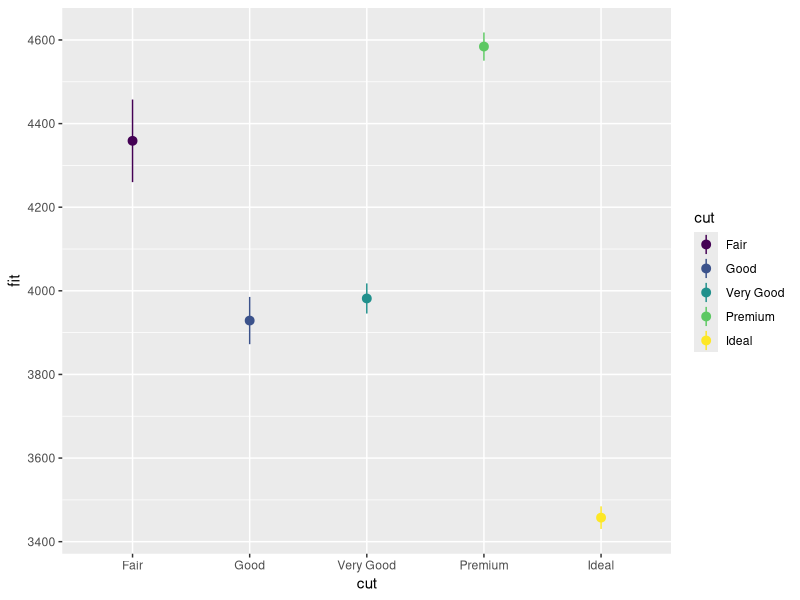
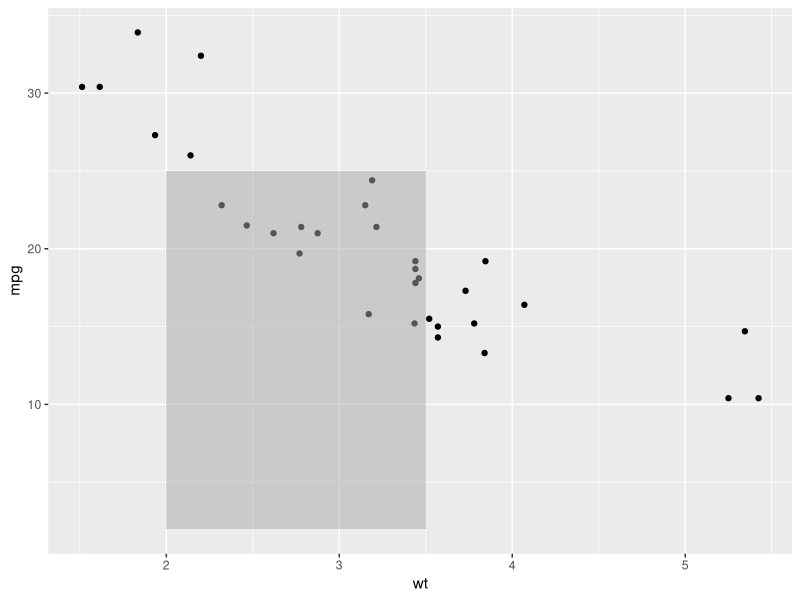
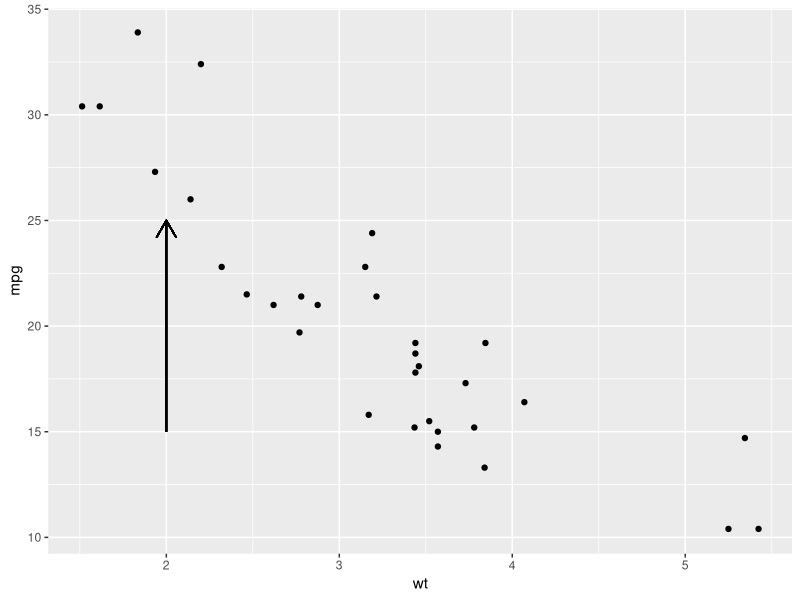
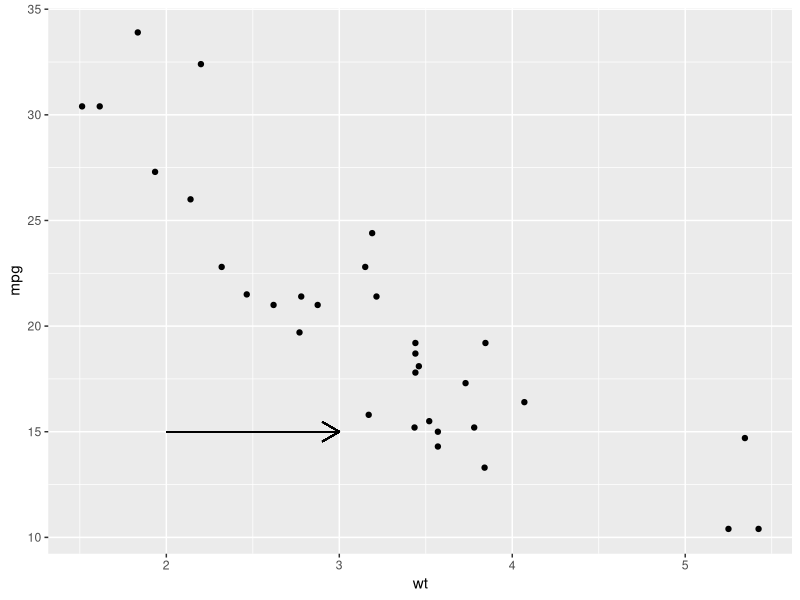
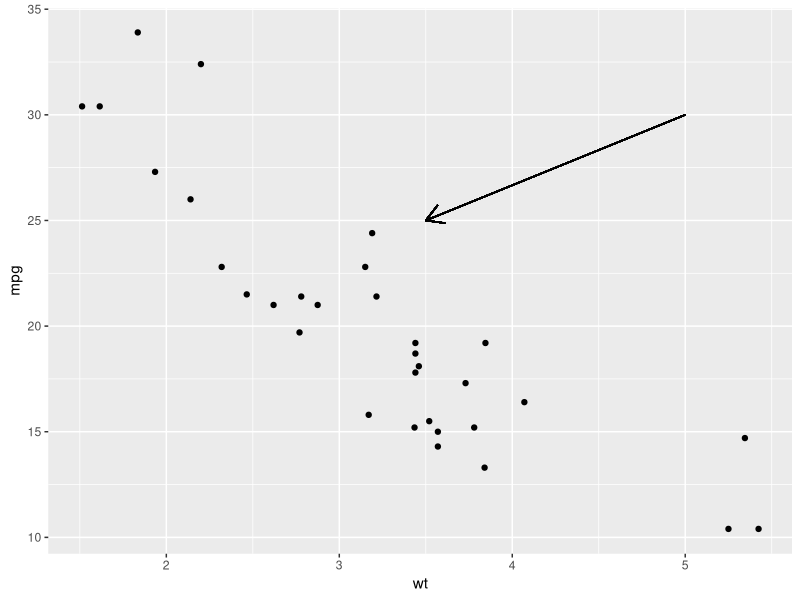
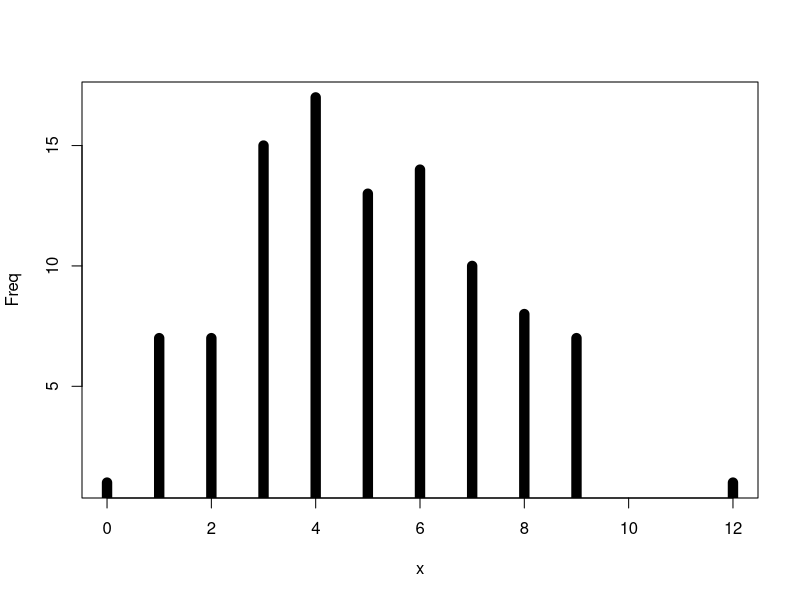
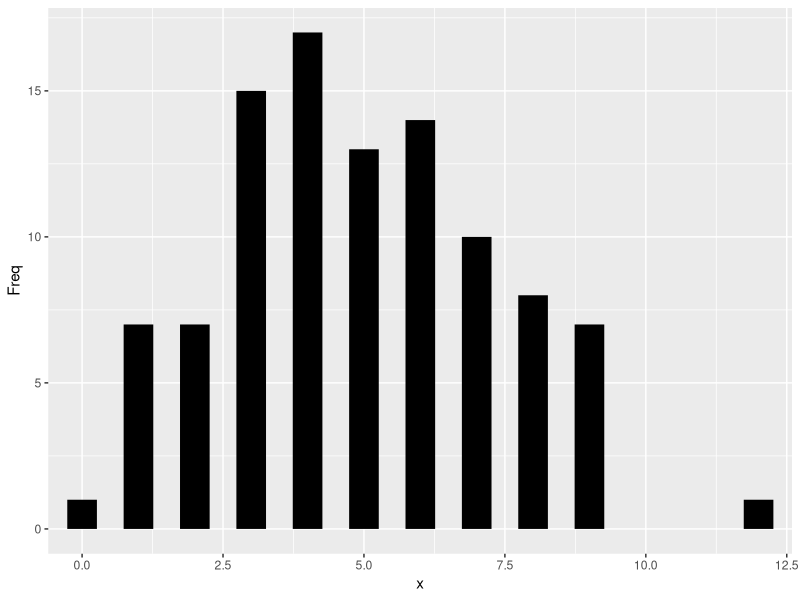

Generate these figures, in order, with R:
library(ggplot2)


### Name: aes_position
### Title: Position related aesthetics: x, y, xmin, xmax, ymin, ymax, xend,
###   yend
### Aliases: aes_position x y xmin xmax ymin ymax xend yend

### ** Examples


# Generate data: means and standard errors of means for prices
# for each type of cut
dmod <- lm(price ~ cut, data = diamonds)
cuts <- data.frame(cut = unique(diamonds$cut), predict(dmod, data.frame(cut =
unique(diamonds$cut)), se = TRUE)[c("fit", "se.fit")])
se <- ggplot(cuts, aes(x = cut, y = fit, ymin = fit - se.fit,
ymax = fit + se.fit, colour = cut))
se + geom_pointrange()

# Using annotate
p <- ggplot(mtcars, aes(wt, mpg)) + geom_point()
p + annotate("rect", xmin = 2, xmax = 3.5, ymin = 2, ymax = 25,
  fill = "dark grey", alpha = .5)

# Geom_segment examples
p + geom_segment(aes(x = 2, y = 15, xend = 2, yend = 25),
  arrow = arrow(length = unit(0.5, "cm")))
p + geom_segment(aes(x = 2, y = 15, xend = 3, yend = 15),
  arrow = arrow(length = unit(0.5, "cm")))
p + geom_segment(aes(x = 5, y = 30, xend = 3.5, yend = 25),
  arrow = arrow(length = unit(0.5, "cm")))

# You can also use geom_segment to recreate plot(type = "h") :
counts <- as.data.frame(table(x = rpois(100, 5)))
counts$x <- as.numeric(as.character(counts$x))
with(counts, plot(x, Freq, type = "h", lwd = 10))

ggplot(counts, aes(x, Freq)) +
  geom_segment(aes(yend = 0, xend = x), size = 10)
